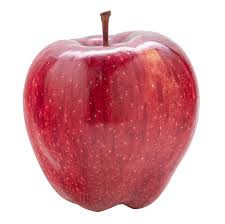
#> input picture images.jpeg, 225 x 224 px, found by its file name
$ python share_creator.py
#> lines starting #> are read from the running program, lines starting #| are printed output that depends on the picture; after the words box and inside, x2 and y2 are one past the last pixel; in counts of white or black regions, pixels touching at a corner belong together
#> further down, IMAGE is the input picture: shape (224, 225, 3); mean R, G, B 218, 163.1, 169.1
import matplotlib.pyplot as plt
import skimage.io as io
from skimage.measure import block_reduce
import numpy as np

BITPLANE_COUNT = 8

np.random.seed(0)
def get_bitplane(img: np.ndarray, n: int):
    return (img // 2**n) & 1


def create_bitplane_shares(img: np.ndarray):
    shares = {
        0: (np.array([[0,1],[0,1]]), np.array([[1,0],[1,0]])),
        1: (np.array([[1,0],[1,0]]), np.array([[0,1],[0,1]])),
        2: (np.array([[1,0],[1,0]]), np.array([[1,0],[1,0]])),
        3: (np.array([[0,1],[0,1]]), np.array([[0,1],[0,1]]))
    }
    img = img*2 + np.random.randint(0, 2, size=img.shape)
    share1 = np.zeros((img.shape[0] * 2, img.shape[1] * 2), dtype=np.uint8)
    share2 = np.zeros((img.shape[0] * 2, img.shape[1] * 2), dtype=np.uint8)
    for i in range(img.shape[0]):
        for j in range(img.shape[1]):
            share1[i*2:i*2+2, j*2:j*2+2] = shares[img[i][j]][0]
            share2[i*2:i*2+2, j*2:j*2+2] = shares[img[i][j]][1]
    return share1.astype(np.uint8), share2.astype(np.uint8)

def __generate_shares__(img: np.ndarray):
    # img = color_to_gray(img)

    share_image1 = np.zeros(shape=(img.shape[0]*2, img.shape[1]*2, 3), dtype=np.uint8)
    share_image2 = np.zeros(shape=(img.shape[0]*2, img.shape[1]*2, 3), dtype=np.uint8)
    # print(img.shape)

    for plane in range(3):
        for i in range(BITPLANE_COUNT):
            bitplane = get_bitplane(img[:,:,plane], i)
            s1, s2 = create_bitplane_shares(bitplane)
            share_image1[:,:,plane] = share_image1[:,:,plane] + (s1 * 2**i)
            share_image2[:,:,plane] = share_image2[:,:,plane] + (s2 * 2**i)
#> this loop made 3 passes
#> pass 1, in create_bitplane_shares, `img = img*2 + np.random.randint(0, 2, size=img.shape)`:
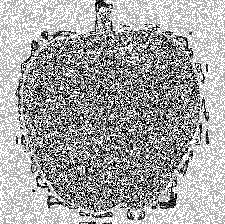
#> img: shape (224, 225) int64; min 0, max 3, mean 1.92; drawn with min black and max white
#> pass 1, in create_bitplane_shares (call 2), `img = img*2 + np.random.randint(0, 2, size=img.shape)`:
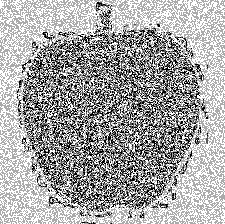
#> img: shape (224, 225) int64; min 0, max 3, mean 1.95; drawn with min black and max white
#> pass 1, in create_bitplane_shares (call 3), `img = img*2 + np.random.randint(0, 2, size=img.shape)`:
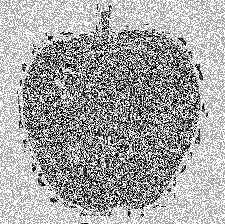
#> img: shape (224, 225) int64; min 0, max 3, mean 1.96; drawn with min black and max white
#> pass 1, in create_bitplane_shares (call 4), `img = img*2 + np.random.randint(0, 2, size=img.shape)`:
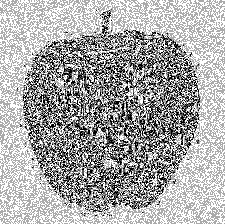
#> img: shape (224, 225) int64; min 0, max 3, mean 1.99; drawn with min black and max white
#> after the loop:
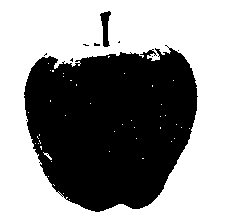
#> bitplane: shape (224, 225); values 0 (black) and 1 (white), 55.9% white; 10 black regions (8 under 20 px), largest, box (x1, y1, x2, y2) and area: (24, 45, 198, 212) 21978, (100, 11, 111, 47) 220
#> after the loop:
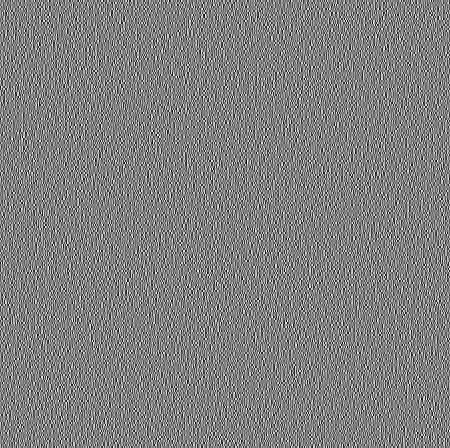
#> share_image1: shape (448, 450, 3); mean R, G, B 127.5, 127.5, 127.5
#> after the loop:
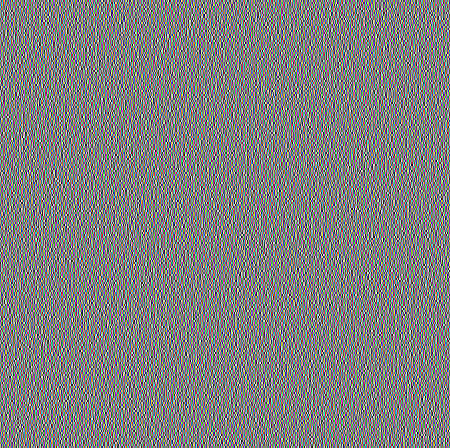
#> share_image2: shape (448, 450, 3); mean R, G, B 127.5, 127.5, 127.5
    return share_image1, share_image2

def generate_shares(img: np.ndarray, verbose = False, high_res = False):
    share1, share2 = __generate_shares__(img)
    # print(share1)
    if verbose:
        from share_combiner import denoise_image
        plt.figure(figsize=(30,160))
        for i in range(BITPLANE_COUNT):
            plt.subplot(3, BITPLANE_COUNT, i+1)
            plt.axis('off')
            plt.xlabel(f'Bitplane {i}')
            plt.imshow(get_bitplane(img, i), cmap='gray')
            plt.subplot(3, BITPLANE_COUNT, i+BITPLANE_COUNT+1)
            plt.axis('off')
            plt.xlabel(f'Bitplane {i}')
            plt.imshow(get_bitplane(share1,i), cmap='gray')
            plt.subplot(3, BITPLANE_COUNT, i+BITPLANE_COUNT*2+1)
            plt.axis('off')
            plt.xlabel(f'Bitplane {i}')
            plt.imshow(get_bitplane(share2,i), cmap='gray')
        plt.show()
        plt.subplot(1,4,1)
        plt.imshow(img, cmap='gray')
        plt.subplot(1,4,2)
        plt.imshow(share1, cmap='gray')
        plt.subplot(1,4,3)
        plt.imshow(share2, cmap='gray')
        plt.subplot(1,4,4)
        plt.imshow(denoise_image(share1 & share2), cmap='gray')
        plt.show()
    return share1, share2

if __name__ == '__main__':
    IMAGE = io.imread('images.jpeg')
    x = generate_shares(IMAGE, verbose=False)
    print(x[0][100:110,100:110])
#> (printed output is left out)
    print(x[1][100:110,100:110])
#> (printed output is left out)
